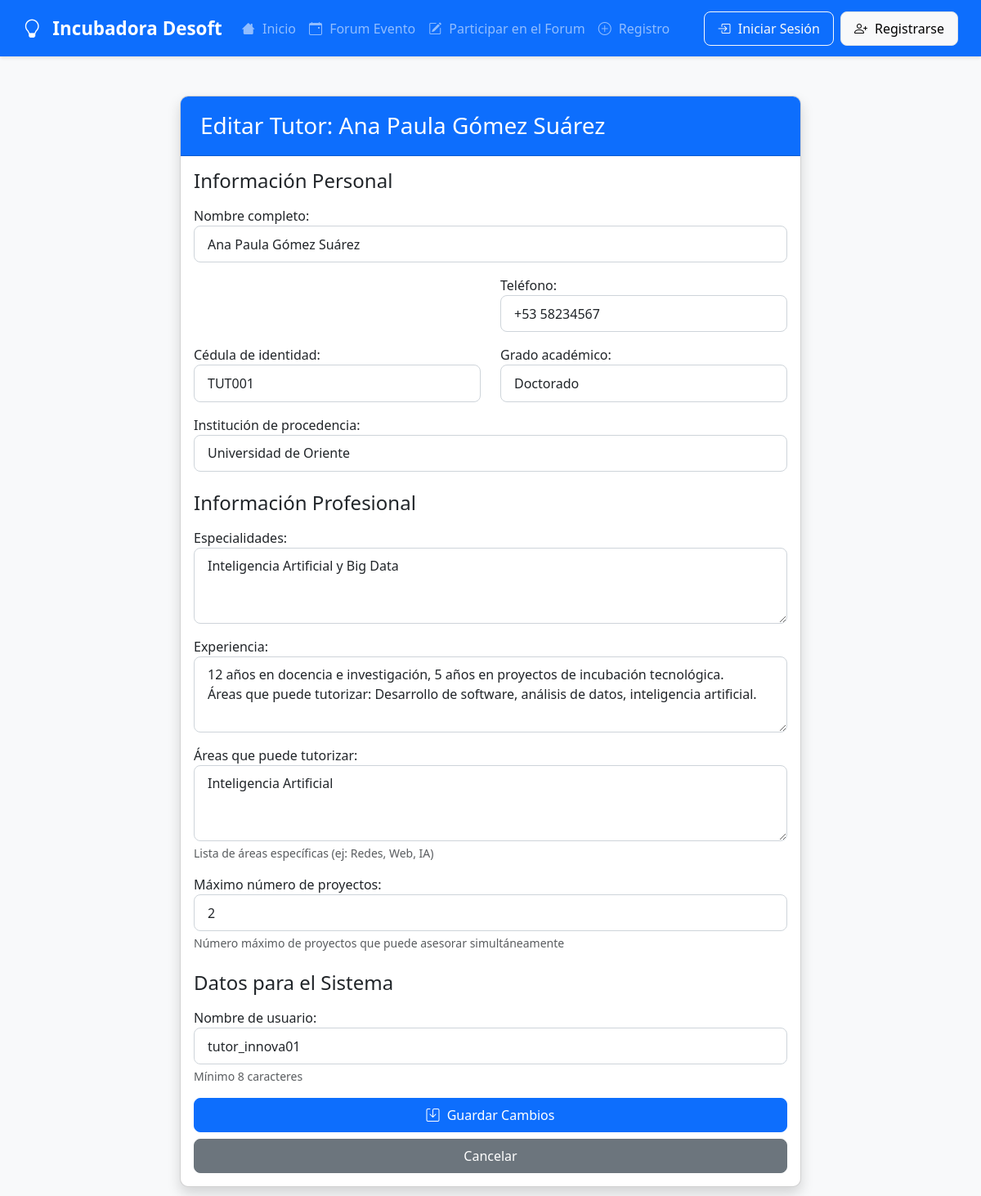
Page /panel/admin/tutor/1/editar/ on the committed database.
### emprendedores/models.py (models this page shows, shortened)
class Tutor(models.Model):
    GRADOS_ACADEMICOS = (
        ('tecnico', 'Técnico'),
        ('licenciatura', 'Licenciatura'),
        ('maestria', 'Maestría'),
        ('doctorado', 'Doctorado'),
    )
    usuario = models.OneToOneField(User, on_delete=models.CASCADE)
    cedula = models.CharField(max_length=20, unique=True)
    grado_academico = models.CharField(max_length=20, choices=GRADOS_ACADEMICOS)
    institucion = models.CharField(max_length=100)
    especialidades = models.TextField()
    experiencia = models.TextField()
    areas_tutorizar = models.TextField(help_text="Lista de áreas en las que puede tutorizar")
    max_proyectos = models.PositiveIntegerField(default=3)
    telefono = models.CharField(max_length=15, blank=True, null=True)

### emprendedores/views.py (the view)
def editar_tutor(request, tutor_id):
    tutor = get_object_or_404(Tutor, id=tutor_id)
    if request.method == 'POST':
        form = TutorRegistrationForm(request.POST, instance=tutor)
        if form.isvalid():
            try:
                tutor_actualizado = form.save()
                messages.success(request, f"Tutor {tutor_actualizado.usuario.get_full_name()} actualizado exitosamente.")
                return redirect('panel_admin')
            except Exception as e:
                messages.error(request, f"Error al actualizar tutor: {str(e)}")
        else:
            for field, errors in form.errors.items():
                for error in errors:
                    messages.error(request, f"{field}: {error}")
    else:
        form = TutorRegistrationForm(instance=tutor, initial={
            'username': tutor.usuario.username,
            'nombre_completo': tutor.usuario.get_full_name(),
            'telefono': tutor.telefono,
            'cedula': tutor.cedula,
            'grado_academico': tutor.grado_academico,
            'institucion': tutor.institucion,
            'especialidades': tutor.especialidades,
            'experiencia': tutor.experiencia,
            'areas_tutorizar': tutor.areas_tutorizar,
            'max_proyectos': tutor.max_proyectos,
        })
    return render(request, 'emprendedores/editar_tutor.html', {'form': form, 'tutor': tutor})

### emprendedores/templates/emprendedores/editar_tutor.html (shortened to what this page needs)
{% extends "emprendedores/base.html" %}
{% block content %}
<div class="container mt-5">
    <div class="row justify-content-center">
        <div class="col-md-8">
            <div class="card shadow">
                <div class="card-header bg-primary text-white">
                    <h3 class="mb-0">Editar Tutor: {{ tutor.usuario.get_full_name }}</h3>
                </div>
                <div class="card-body">
                    <form method="post">
                        <h4 class="mb-3">Información Personal</h4>
                        <div class="mb-3">
                            {{ form.nombre_completo.label_tag }}
                            {{ form.nombre_completo }}
                        </div>
                        <div class="row">
                            <div class="col-md-6 mb-3">
                            </div>
                            <div class="col-md-6 mb-3">
                                {{ form.telefono.label_tag }}
                                {{ form.telefono }}
                            </div>
                        </div>
                        <div class="row">
                            <div class="col-md-6 mb-3">
                                {{ form.cedula.label_tag }}
                                {{ form.cedula }}
                            </div>
                            <div class="col-md-6 mb-3">
                                {{ form.grado_academico.label_tag }}
                                {{ form.grado_academico }}
                            </div>
                        </div>
                        <div class="mb-3">
                            {{ form.institucion.label_tag }}
                            {{ form.institucion }}
                        </div>
                        <h4 class="mb-3 mt-4">Información Profesional</h4>
                        <div class="mb-3">
                            {{ form.especialidades.label_tag }}
                            {{ form.especialidades }}
                        </div>
                        <div class="mb-3">
                            {{ form.experiencia.label_tag }}
                            {{ form.experiencia }}
                        </div>
                        <div class="mb-3">
                            {{ form.areas_tutorizar.label_tag }}
                            {{ form.areas_tutorizar }}
                            <div class="form-text">Lista de áreas específicas (ej: Redes, Web, IA)</div>
                        </div>
                        <div class="mb-3">
                            {{ form.max_proyectos.label_tag }}
                            {{ form.max_proyectos }}
                            <div class="form-text">Número máximo de proyectos que puede asesorar simultáneamente</div>
                        </div>
                        <h4 class="mb-3 mt-4">Datos para el Sistema</h4>
                        <div class="mb-3">
                            {{ form.username.label_tag }}
                            {{ form.username }}
                            <div class="form-text">Mínimo 8 caracteres</div>
                        </div>
                        <button type="submit" class="btn btn-primary w-100 py-2">
                            <i class="bi bi-save"></i> Guardar Cambios
                        </button>
                        <a href="{% url 'panel_admin' %}" class="btn btn-secondary w-100 mt-2">Cancelar</a>
                    </form>
                </div>
            </div>
        </div>
    </div>
</div>
{% endblock %}

### static/css/styles.css (style rules this page uses)
body { background-color: #f8f9fa; font-family: 'Segoe UI', Tahoma, Geneva, Verdana, sans-serif; color: #333; }
.container { max-width: 1400px; }
.card { border-radius: 10px; overflow: hidden; box-shadow: 0 4px 6px rgba(0, 0, 0, 0.1); transition: transform 0.3s ease; margin-bottom: 25px; }
.card-header { padding: 1.2rem 1.5rem; font-weight: 600; }
.btn { border-radius: 8px; padding: 0.5rem 1rem; font-weight: 500; transition: all 0.2s ease; }
.form-control, .form-select { border-radius: 8px; padding: 0.6rem 1rem; border: 1px solid #ced4da; transition: border-color 0.2s; }
.bi { margin-right: 5px; }
.btn .bi { margin-right: 5px; }

### rows in the picture
Tutor: usuario.get_full_name "Ana Paula Gómez Suárez", telefono "+53 58234567", cedula "TUT001", grado_academico "Doctorado", institucion "Universidad de Oriente", especialidades "Inteligencia Artificial y Big Data", experiencia "12 años en docencia e investigación, 5 años en proyectos de incubación tecnológica. Áreas que puede tutorizar: Desarrollo de software, análisis de datos, inteligencia artificial.", areas_tutorizar "Inteligencia Artificial", max_proyectos "2"
